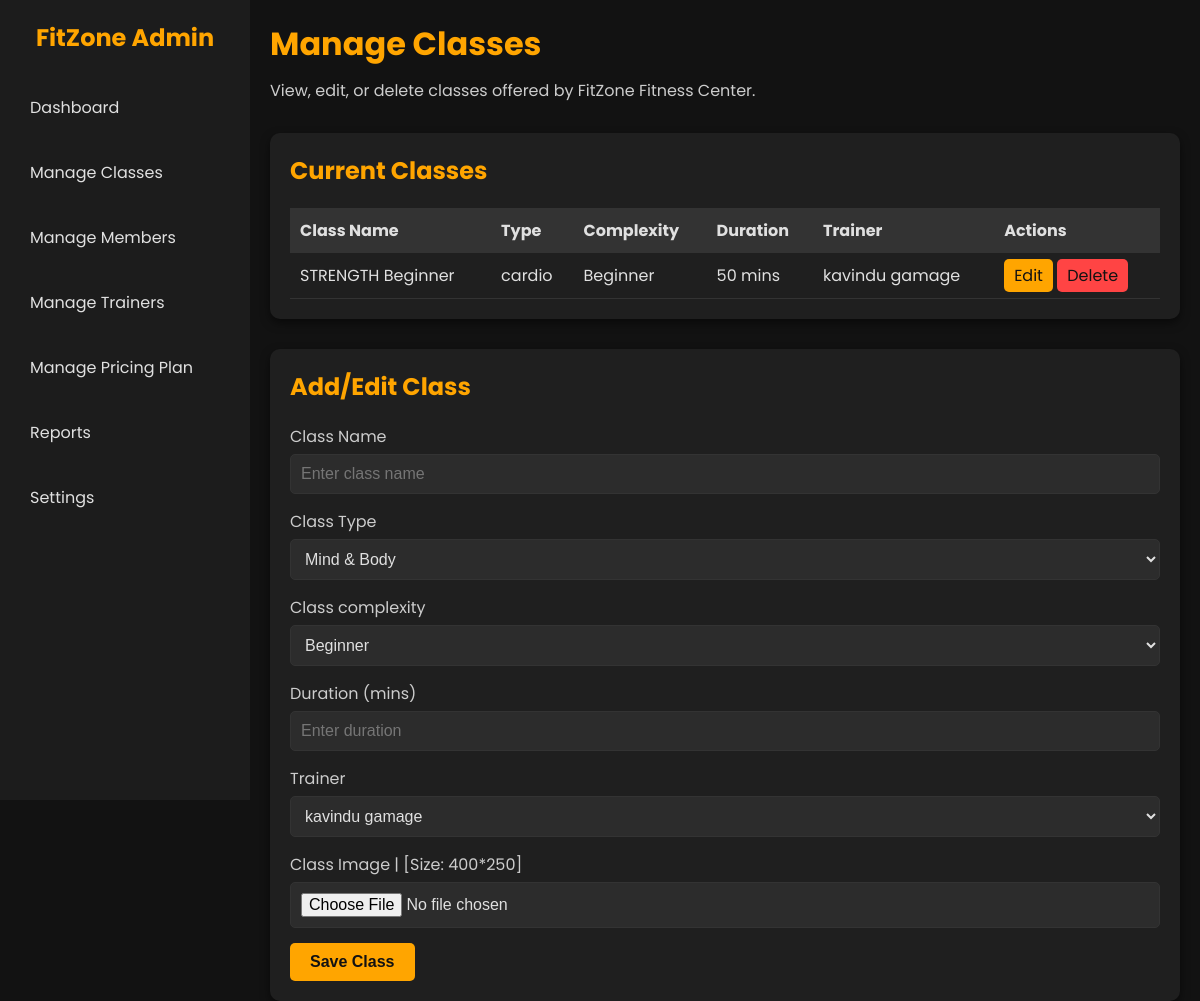
Screenshot of /Page/manageclass.php with the database file from the repository.
### tables this page shows
CREATE TABLE IF NOT EXISTS `class_tbl` (
  `class_id` int NOT NULL AUTO_INCREMENT,
  `class_name` varchar(250) NOT NULL,
  `class_type` varchar(20) NOT NULL,
  `class_complexity` varchar(50) NOT NULL,
  `class_min` int NOT NULL,
  `class_tea` varchar(25) NOT NULL,
  `class_image` varchar(225) NOT NULL,
  PRIMARY KEY (`class_id`)
);

### Page/manageclass.php (the view, shortened to what this page needs)
<?php
include("dbconnect.php");
?>
<!DOCTYPE html>
<html lang="en">
<head>
    <link rel="stylesheet" href="styles.css">
</head>
<body>
    <div class="dashboard">
        <?php include("adminheader.php"); ?>
        <div class="main-content">
            <header class="header">
                <h1>Manage Classes</h1>
                <p>View, edit, or delete classes offered by FitZone Fitness Center.</p>
            </header>
            <section class="table-section">
                <h2>Current Classes</h2>
                <table>
                    <thead>
                        <tr>
                            <th>Class Name</th>
                            <th>Type</th>
                            <th>Complexity</th>
                            <th>Duration</th>
                            <th>Trainer</th>
                            <th>Actions</th>
                        </tr>
                    </thead>
                    <tbody>
                        <?php
                        $query = "SELECT * FROM class_tbl";
                        $result = mysqli_query($con, $query);
                        if ($result) {
                            while ($row = mysqli_fetch_assoc($result)) {
                                echo "<tr>
                                        <td>{$row['class_name']}</td>
                                        <td>{$row['class_type']}</td>
                                        <td>{$row['class_complexity']}</td>
                                        <td>{$row['class_min']} mins</td>
                                        <td>{$row['class_tea']}</td>
                                        <td>
                                            <a href='editclass.php?class_id={$row['class_id']}' class='btn-edit'>Edit</a>
                                            <a href='deleteclass.php?class_id={$row['class_id']}' class='btn-delete'>Delete</a>
                                        </td>
                                    </tr>";
                            }
                        } else {
                            echo "<tr><td colspan='5'>No classes found.</td></tr>";
                        }
                        ?>
                    </tbody>
                </table>
            </section>
            <section class="form-section">
                <h2>Add/Edit Class</h2>
                <form action="#" method="post" enctype="multipart/form-data">
                    <div class="form-group">
                        <label for="class-name">Class Name</label>
                        <input type="text" id="class-name" name="class-name" placeholder="Enter class name" required>
                    </div>
                    <div class="form-group">
                        <label for="class-type">Class Type</label>
                        <select id="class-type" name="class-type" required>
                            <option value="mind-body">Mind & Body</option>
                        </select>
                    </div>
                    <div class="form-group">
                        <label for="class-complexity">Class complexity</label>
                        <select id="class-complexity" name="class-complexity" required>
                            <option value="Beginner">Beginner</option>
                        </select>
                    </div>
                    <div class="form-group">
                        <label for="duration">Duration (mins)</label>
                        <input type="number" id="duration" name="duration" placeholder="Enter duration" required>
                    </div>
                    <div class="form-group">
                        <label for="trainer">Trainer</label>
                        <select id="trainer" name="trainer" required>
                            <?php
                            $sql = "SELECT DISTINCT tra_name FROM tra";
                            $res = mysqli_query($con, $sql);
                            if (mysqli_num_rows($res) > 0) {
                                while ($row = mysqli_fetch_assoc($res)) {
                                    echo "<option value='{$row['tra_name']}'>{$row['tra_name']}</option>";
                                }
                            } else {
                                echo "<option value='0'>No Trainer Found</option>";
                            }
                            ?>
                        </select>
                    </div>
                    <div class="form-group">
                        <label for="class-image">Class Image | [Size: 400*250]</label>
                        <input type="file" id="class-image" name="class-image" accept="image/*" required>
                    </div>
                    <button name="submit" type="submit" class="submit-btn">Save Class</button>
                </form>
            </section>
        </div>
    </div>
</body>
</html>

### Styles/styles.css (style rules this page uses)
:root { --primary-color: #111317; --primary-color-light: #1f2125; --primary-color-extra-light: #35373b; --secondary-color: #f9ac54; --secondary-color-dark: #d79447; --text-light: #d1d5db; --white: #ffffff; --max-width: 1200px; }
* { padding: 0; margin: 0; box-sizing: border-box; }
a { text-decoration: none; }
body { font-family: "Poppins", sans-serif; background-color: var(--primary-color); }

### Page/manageclass.php (style rules this page uses)
* { margin: 0; padding: 0; box-sizing: border-box; }
body { font-family: 'Poppins', sans-serif; background-color: #121212; color: #e0e0e0; }
.dashboard { display: flex; height: 100vh; }
.main-content { flex: 1; padding: 20px; }
.header h1 { font-size: 2rem; margin-bottom: 10px; color: #ffa500; }
.header p { font-size: 1rem; color: #cccccc; }
.table-section { background-color: #1f1f1f; padding: 20px; border-radius: 10px; box-shadow: 0 4px 10px rgba(0, 0, 0, 0.5); margin-bottom: 30px; }
.table-section h2 { font-size: 1.5rem; margin-bottom: 20px; color: #ffa500; }
table { width: 100%; border-collapse: collapse; color: #e0e0e0; }
thead th { text-align: left; background-color: #333; padding: 10px; }
tbody td { padding: 10px; border-bottom: 1px solid #333; }
.btn-edit { background: #ffa500; color: #121212; border: none; padding: 5px 10px; border-radius: 5px; cursor: pointer; }
.btn-delete { background: #ff4444; color: #121212; border: none; padding: 5px 10px; border-radius: 5px; cursor: pointer; }
.form-section { background-color: #1f1f1f; padding: 20px; border-radius: 10px; box-shadow: 0 4px 10px rgba(0, 0, 0, 0.5); }
.form-section h2 { font-size: 1.5rem; margin-bottom: 20px; color: #ffa500; }
.form-group { margin-bottom: 15px; }
.form-group label { display: block; font-size: 1rem; margin-bottom: 5px; color: #cccccc; }
.form-group input, .form-group select { width: 100%; padding: 10px; border: 1px solid #333; border-radius: 5px; background: #2c2c2c; color: #e0e0e0; font-size: 1rem; }
.submit-btn { display: inline-block; background: #ffa500; color: #121212; padding: 10px 20px; border: none; border-radius: 5px; font-size: 1rem; font-weight: bold; cursor: pointer; transition: background 0.3s ease, transform 0.2s ease; }

### Page/adminheader.php (style rules this page uses)
* { margin: 0; padding: 0; box-sizing: border-box; }
body { font-family: 'Poppins', sans-serif; background-color: #121212; color: #e0e0e0; }
.dashboard { display: flex; height: 100vh; }
.main-content { flex: 1; padding: 20px; }
.header { margin-bottom: 30px; }
.header h1 { font-size: 2rem; margin-bottom: 10px; color: #ffa500; }
.header p { font-size: 1rem; color: #cccccc; }
.table-section { background-color: #1f1f1f; padding: 20px; border-radius: 10px; box-shadow: 0 4px 10px rgba(0, 0, 0, 0.5); }
.table-section h2 { font-size: 1.5rem; margin-bottom: 20px; color: #ffa500; }
table { width: 100%; border-collapse: collapse; color: #e0e0e0; }
thead th { text-align: left; background-color: #333; padding: 10px; }
tbody td { padding: 10px; border-bottom: 1px solid #333; }

### rows the page displays
class_tbl: class_name "STRENGTH Beginner", class_type "cardio", class_complexity "Beginner", class_min "50", class_tea "kavindu gamage"

### other values shown
form field trainer "kavindu gamage"
